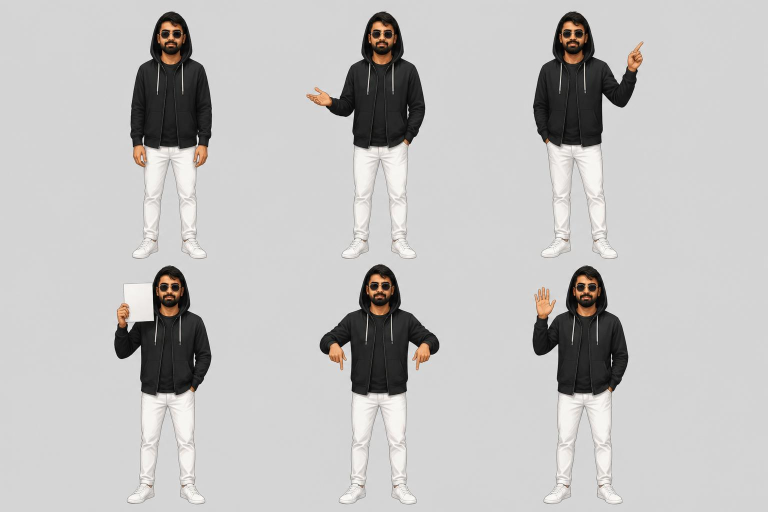
#> input picture character/sheets/sheet1_full.jpg, 1536 x 1024 px, found by its file name (shown at 1/2 size)
$ python build_character.py ../../sheets/sheet1_full.jpg
#> lines starting #> are read from the running program, lines starting #| are printed output that depends on the picture; after the words box and inside, x2 and y2 are one past the last pixel; in counts of white or black regions, pixels touching at a corner belong together
#!/usr/bin/env python3
"""
Full-body character kit from the two Canva pose sheets (1536×1024, 3×2 each).

  1. cut each figure out of the flat grey background (flood from the sheet edges,
     so white trousers/sneakers inside the silhouette are kept)
  2. align all 12 poses on one canvas: feet on the same baseline, and each pose scaled
     slightly about the feet so the mouth lands on the same point — so swapping poses
     in a reel doesn't make the head jump
  3. export two styles:
       illustrated/<pose>.png   smooth cut-outs (the art as generated)
       pixel/<pose>.png         THE FINAL STYLE: 2px cells (270×280 grid), shared palette,
                                selective outline, lime rim on dark right edges

Run via ./build.sh (also builds the mouths and syncs Remotion), or directly:
    ~/reel-rig/openvoice/.venv/bin/python3 build_character.py        # 2px → pixel/
    ~/reel-rig/openvoice/.venv/bin/python3 build_character.py 2 1 3  # + pixel_1px/, pixel_3px/ alternates
"""
import json
from pathlib import Path

import numpy as np
from PIL import Image
from scipy import ndimage as ndi

HERE = Path(__file__).parent
SHEETS = [HERE / "sheets/sheet1_full.jpg", HERE / "sheets/sheet2_full.jpg"]
POSES = [
    ["idle", "talk", "point_up", "hold_paper", "point_down", "wave"],
    ["laptop", "phone", "facepalm", "shrug", "mind_blown", "thumbs_up"],
]
CW, CH, BASE = 540, 560, 548          # common canvas + feet baseline (illustrated px)
OUTLINE, RIM = (10, 9, 10), (212, 255, 58)


def cutouts(path):
    im = np.array(Image.open(path).convert("RGB")).astype(int)
    bg = np.median(np.concatenate([im[:6].reshape(-1, 3), im[-6:].reshape(-1, 3)]), 0)
#> bg = [213, 213, 213]
    dist = np.abs(im - bg).max(-1)
    chroma = im.max(-1) - im.min(-1)
#> chroma: shape (1024, 1536) int64; 147 distinct labels, from 0 to 148
    bgish = (dist < 14) & (chroma < 10)
#> bgish: shape (1024, 1536) bool; 81.6% white; 489 black regions (479 under 20 px), largest, box (x1, y1, x2, y2) and area: (227, 529, 424, 1009) 48889, (259, 23, 425, 519) 48770, (1065, 22, 1290, 519) 48524
    lab, _ = ndi.label(bgish)
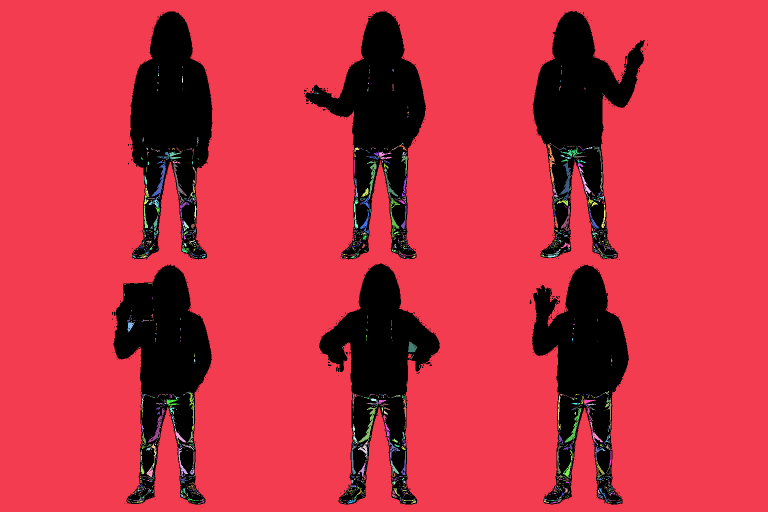
#> lab: shape (1024, 1536) int32 (shown at 1/2 size); 2076 distinct labels, from 0 to 2075; one colour per label, 0 black
    edge_ids = set(np.unique(np.concatenate([lab[0], lab[-1], lab[:, 0], lab[:, -1]]))) - {0}
#> edge_ids = 1 item
    background = np.isin(lab, list(edge_ids))
#> background: shape (1024, 1536) bool; 80.1% white; 369 black regions (359 under 20 px), largest, box (x1, y1, x2, y2) and area: (1065, 22, 1290, 519) 52839, (227, 529, 424, 1009) 52797, (259, 23, 425, 519) 52502
    fg = ~background
    fg = ndi.binary_opening(fg, iterations=1)
#> fg: shape (1024, 1536) bool; 19.8% white; 24 white regions (15 under 20 px), largest, box (x1, y1, x2, y2) and area: (227, 529, 424, 1009) 52706, (1066, 22, 1290, 519) 52681, (260, 23, 425, 519) 52399
    fl, n = ndi.label(fg)
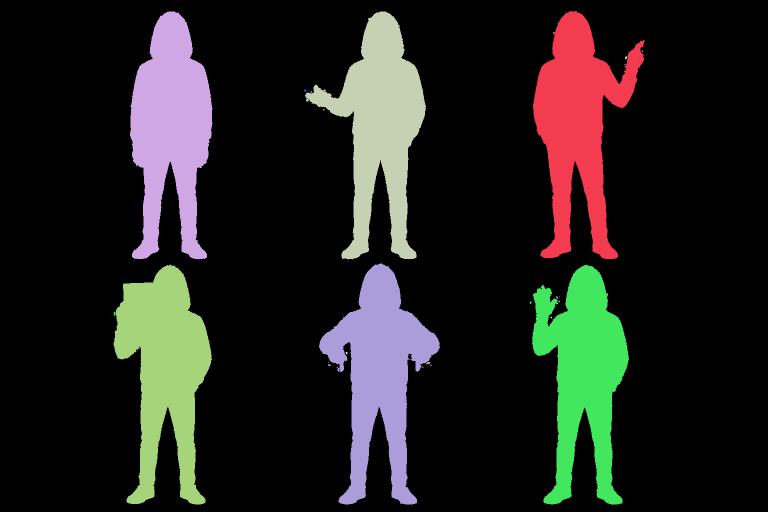
#> fl: shape (1024, 1536) int32 (shown at 1/2 size); 27 distinct labels, from 0 to 26; one colour per label, 0 black
#> n = 26
    sizes = ndi.sum(fg, fl, range(1, n + 1))
#> sizes = 26 values, max 52706 at index 10, min 5 at index 3, mean 12001.4
    keep = [i + 1 for i in np.argsort(sizes)[::-1][:6]]
#> keep = [11, 1, 2, 3, 10, 12]
    figs = []
    for k in keep:
        m = fl == k
        m = ndi.binary_fill_holes(m) & (m | ~background)
        m = ndi.binary_erosion(m, iterations=1)          # trim the grey fringe from the old background
        # peel away leftover background-coloured halo pixels along the edge (e.g. around hands);
        # bright whites (trousers, sneakers, paper) are brighter than the grey and survive
        halo = (dist < 24) & (chroma < 14) & (im.mean(-1) < bg.mean() + 10)
        # upper body only: also peel the brighter whitish rim the generator left around hands
        ys_, _ = np.where(m)
        upper = np.zeros_like(m); upper[: int(ys_.min() + (ys_.max() - ys_.min()) * 0.55)] = True
        halo |= upper & (chroma < 16) & (im.mean(-1) > bg.mean() - 22)
        for _ in range(3):
            edge = m & ~ndi.binary_erosion(m)
            m = m & ~(edge & halo)
        # drop small light, colourless patches that touch the outside (generator halos);
        # big ones — the paper, trousers, sneakers — are kept
        light = m & (chroma < 18) & (im.mean(-1) > bg.mean() - 22)
        ll, nl = ndi.label(light)
        outside = ndi.binary_dilation(~m, iterations=2)
        for j in range(1, nl + 1):
            comp = ll == j
            if comp.sum() < 900 and (comp & outside).any():
                m &= ~comp
        m = ndi.binary_opening(m, iterations=1)
        # fill notches where grey trouser shading matched the background, then smooth the contour
        m = ndi.binary_closing(np.pad(m, 6), iterations=5)[6:-6, 6:-6]
        m = ndi.gaussian_filter(m.astype(float), 1.6) > 0.5
        ys, xs = np.where(m)
        figs.append((xs.mean(), ys.mean(), m))
#> this loop made 6 passes
#> (k, nl) on passes 1, 5, 6: (11, 25), (10, 51), (12, 61)
#> nl on passes 2 to 4: 40, 47, 42
#> pass 1, in cutouts, `halo |= upper & (chroma < 16) & (im.mean(-1) > bg.mean() - 22)`:
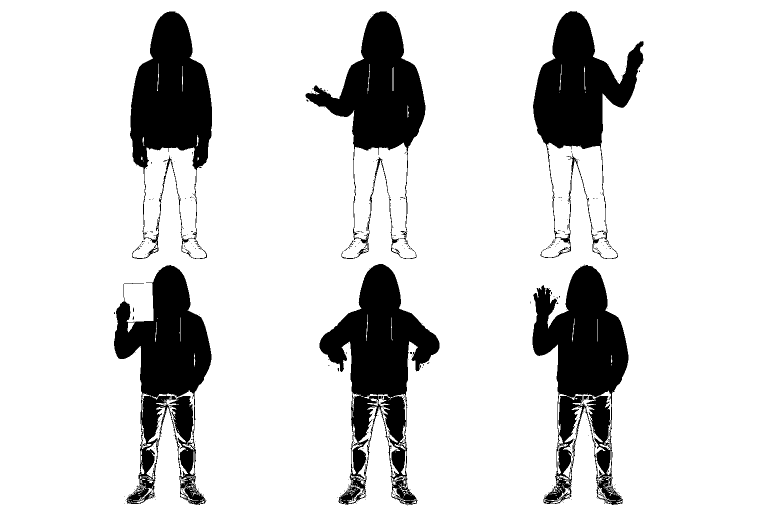
#> halo: shape (1024, 1536) bool (shown at 1/2 size); 84.5% white; 331 black regions (321 under 20 px), largest, box (x1, y1, x2, y2) and area: (639, 528, 879, 1010) 45572, (1065, 530, 1257, 1010) 44925, (228, 530, 423, 1010) 43208
#> after the loop: light: shape (1024, 1536) bool; 0.93% white; 32 white regions (28 under 20 px), largest, box (x1, y1, x2, y2) and area: (1089, 781, 1244, 1007) 14392, (1144, 637, 1149, 683) 61, (1194, 638, 1195, 683) 45, (1222, 710, 1225, 726) 25
#> after the loop: m: shape (1024, 1536) bool; 3% white; 1 white region, box (x1, y1, x2, y2) and area: (1066, 531, 1257, 1008) 47838
#> after the loop:
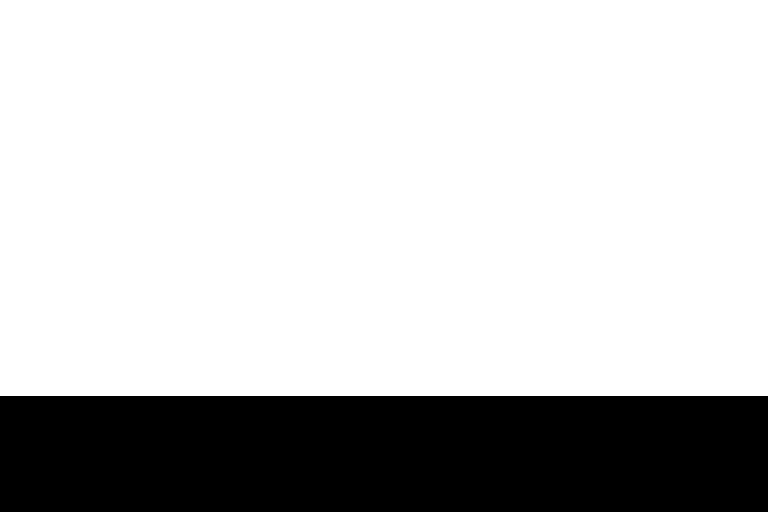
#> upper: shape (1024, 1536) bool (shown at 1/2 size); 77.3% white; 1 black region, box (x1, y1, x2, y2) and area: (0, 792, 1536, 1024) 356352
#> after the loop, figs = 6 items
    # order: row by y, then column by x
    figs.sort(key=lambda f: (int(f[1] >= im.shape[0] / 2), f[0]))
    out = []
    for _, _, m in figs:
        ys, xs = np.where(m)
        y0, y1, x0, x1 = ys.min(), ys.max() + 1, xs.min(), xs.max() + 1
        rgba = np.zeros((y1 - y0, x1 - x0, 4), np.uint8)
        rgba[..., :3] = im[y0:y1, x0:x1]
        # soft 1px edge
        alpha = ndi.gaussian_filter(m[y0:y1, x0:x1].astype(float), 0.6)
        rgba[..., 3] = (np.clip(alpha * 1.3, 0, 1) * 255).astype(np.uint8)
        # head centre: mean x of the top 12% of the silhouette
        top = m[y0:y0 + int((y1 - y0) * 0.12), x0:x1]
        hx = np.where(top)[1].mean()
        out.append((rgba, hx))
#> this loop made 6 passes
#> (y0, y1, x0, x1, hx) on passes 1 to 6: (24, 517, 261, 424, 81.19), (24, 517, 612, 851, 152.6), (24, 516, 1067, 1287, 79.12), (531, 1008, 228, 422, 96.5), (528, 1008, 639, 878, 120.8), (531, 1008, 1066, 1257, 99.49)
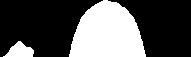
#> top: shape (57, 191) bool; 32.4% white; 2 white regions, box (x1, y1, x2, y2) and area: (69, 0, 146, 57) 3227, (3, 41, 34, 57) 302
#> after the loop, out = 6 items
    return out


def place(rgba, hx):
#> called with hx = 81.19
    canvas = np.zeros((CH, CW, 4), np.uint8)
#> canvas: shape (560, 540, 4); every value is 0
    h, w = rgba.shape[:2]
#> h = 493; w = 163
    ox = int(round(CW / 2 - hx))
    oy = BASE - h
#> oy = 55
    xs0, ys0 = max(0, ox), max(0, oy)
#> xs0 = 189; ys0 = 55
    xs1, ys1 = min(CW, ox + w), min(CH, oy + h)
#> xs1 = 352; ys1 = 548
    canvas[ys0:ys1, xs0:xs1] = rgba[ys0 - oy:ys1 - oy, xs0 - ox:xs1 - ox]
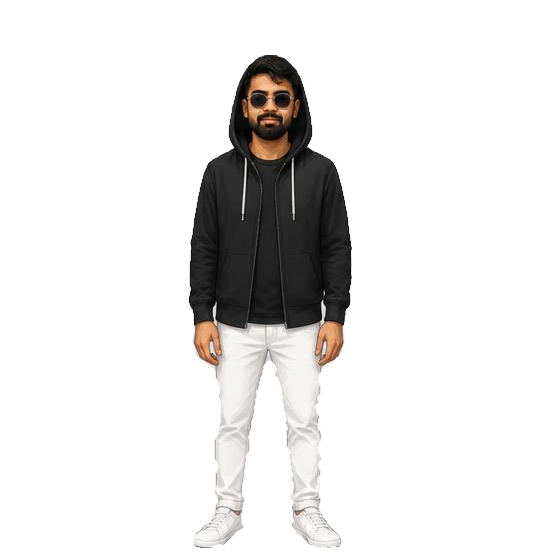
#> canvas: shape (560, 540, 4); mean of channels 0, 1, 2, 3 39, 37.9, 37.1, 42.4; transparent parts drawn white
    return canvas


# Face alignment: the sheets draw the head at different heights/offsets per pose, so heads
# jumped on pose switches. Each pose is scaled about the feet (baseline stays put) so its
# mouth lands on MOUTH_AT, then shifted sideways. Mouth centres below were measured on the
# unaligned place() output (see build_mouths.py for how).
MOUTH_AT = (270, 121)
MOUTH_RAW = {
    "idle": (270, 121), "talk": (269, 121), "point_up": (270, 121), "hold_paper": (283, 136),
    "point_down": (269, 133), "wave": (277, 136), "laptop": (265, 120), "phone": (266, 122),
    "facepalm": (272, 129), "shrug": (265, 127), "mind_blown": (267, 135), "thumbs_up": (266, 136),
}


def align(c, mx, my):
#> called with mx = 270, my = 121
    s = (BASE - MOUTH_AT[1]) / (BASE - my)
#> s = 1
    im = Image.fromarray(c, "RGBA").convert("RGBa")          # premultiplied → no dark fringe
#> im: PIL image 540x560 RGBa
    im = im.resize((round(CW * s), round(CH * s)), Image.LANCZOS).convert("RGBA")
#> im: PIL image 540x560 RGBA
    ox, oy = round(MOUTH_AT[0] - mx * s), round(BASE - BASE * s)
#> ox = 0; oy = 0
    out = Image.new("RGBA", (CW, CH))
    out.paste(im, (ox, oy))
    return np.array(out), s, ox


ill_dir = HERE / "illustrated"; pix_dir = HERE / "pixel"
ill_dir.mkdir(exist_ok=True); pix_dir.mkdir(exist_ok=True)
placed = {}
for sheet, names in zip(SHEETS, POSES):
    for (rgba, hx), name in zip(cutouts(sheet), names):
        c, s, ox = align(place(rgba, hx), *MOUTH_RAW[name])
#> s = 1; ox = 0
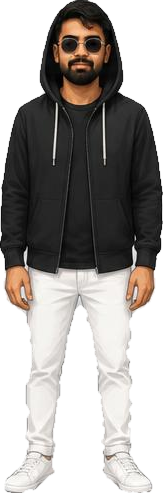
#> rgba: shape (493, 163, 4); mean of channels 0, 1, 2, 3 146.6, 142.7, 139.7, 159.5; transparent parts drawn white
        print(f"  {name:11s} scale {s:.3f}  shift {ox:+d}px")
#|   idle        scale 1.000  shift +0px
        placed[name] = c
        Image.fromarray(c, "RGBA").save(ill_dir / f"{name}.png")
#> pass 2 of the loop `for sheet, names in zip(SHEETS, POSES):`:
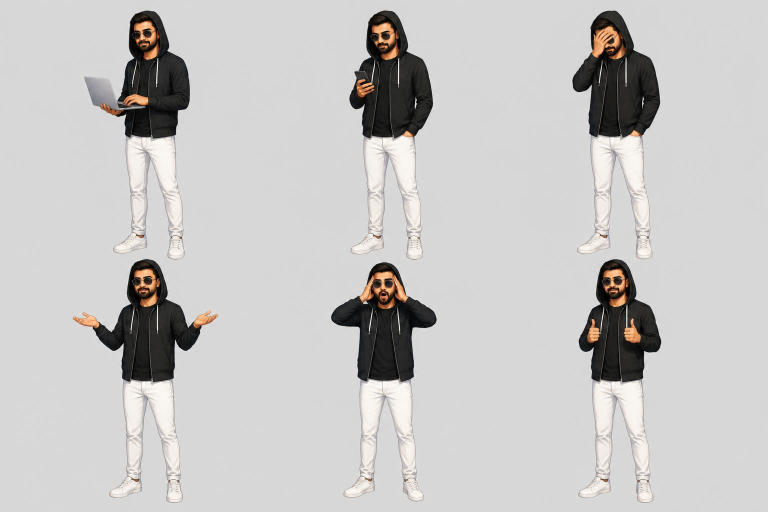
#> input picture character/sheets/sheet2_full.jpg, 1536 x 1024 px, found by its file name (shown at 1/2 size)
#> chroma: shape (1024, 1536) int64; 162 distinct labels, from 0 to 161
#> in cutouts (call 2), `bgish = (dist < 14) & (chroma < 10)`:
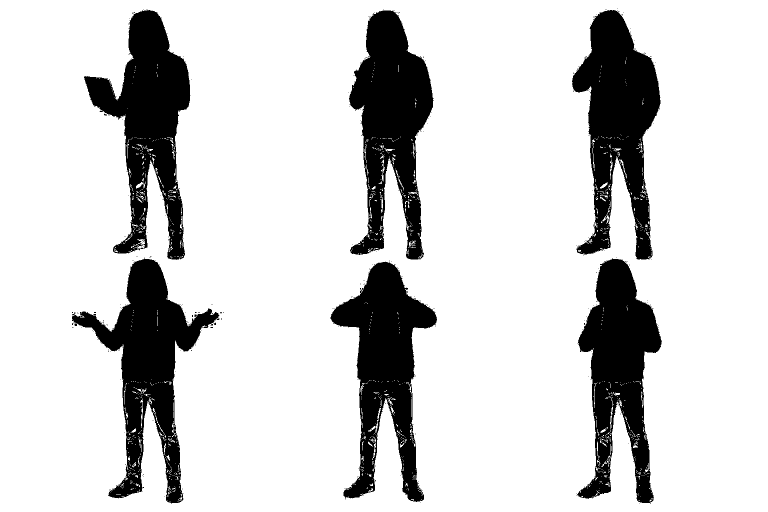
#> bgish: shape (1024, 1536) bool (shown at 1/2 size); 82.5% white; 317 black regions (311 under 20 px), largest, box (x1, y1, x2, y2) and area: (1144, 20, 1321, 519) 47166, (144, 518, 438, 1007) 46914, (168, 20, 381, 520) 46618, (698, 21, 867, 519) 46519, (661, 524, 874, 1004) 44715, (1153, 518, 1324, 1007) 43260
#> lab: shape (1024, 1536) int32; 2109 distinct labels, from 0 to 2108
#> background: shape (1024, 1536) bool; 81.9% white; 305 black regions (299 under 20 px), largest, box (x1, y1, x2, y2) and area: (1144, 20, 1321, 519) 48641, (144, 518, 438, 1007) 48529, (168, 20, 381, 520) 48381, (698, 21, 867, 519) 48149, (661, 524, 874, 1004) 46082, (1153, 518, 1324, 1007) 44709
#> fl: shape (1024, 1536) int32; 17 distinct labels, from 0 to 16
#> the loop in cutouts (call 2), `for _, _, m in figs:` made 6 passes
#> pass 1, in cutouts (call 2), `top = m[y0:y0 + int((y1 - y0) * 0.12), x0:x1]`:
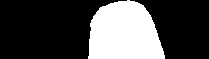
#> top: shape (59, 209) bool; 29.2% white; 1 white region, box (x1, y1, x2, y2) and area: (88, 0, 165, 59) 3606

# ── pixel art v2 ──
import sys
#> (the run stopped early here; a loop or call above may not have finished)
